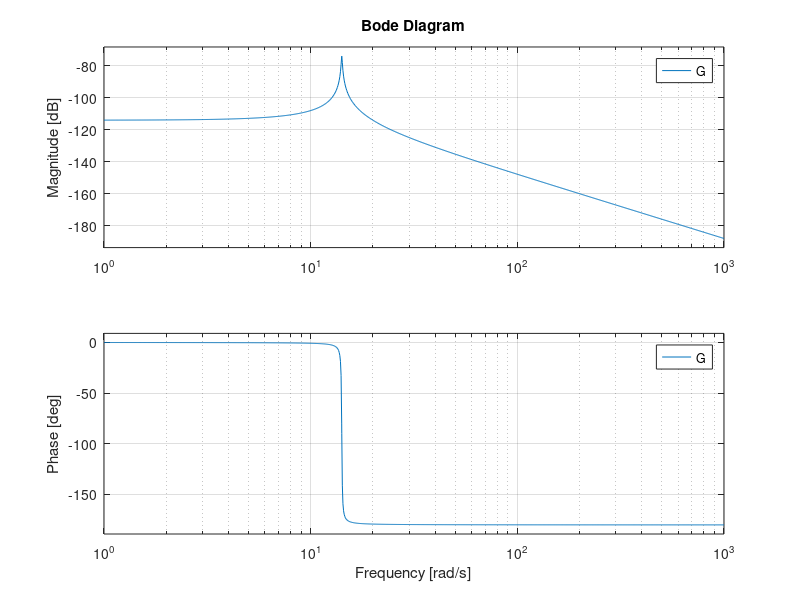
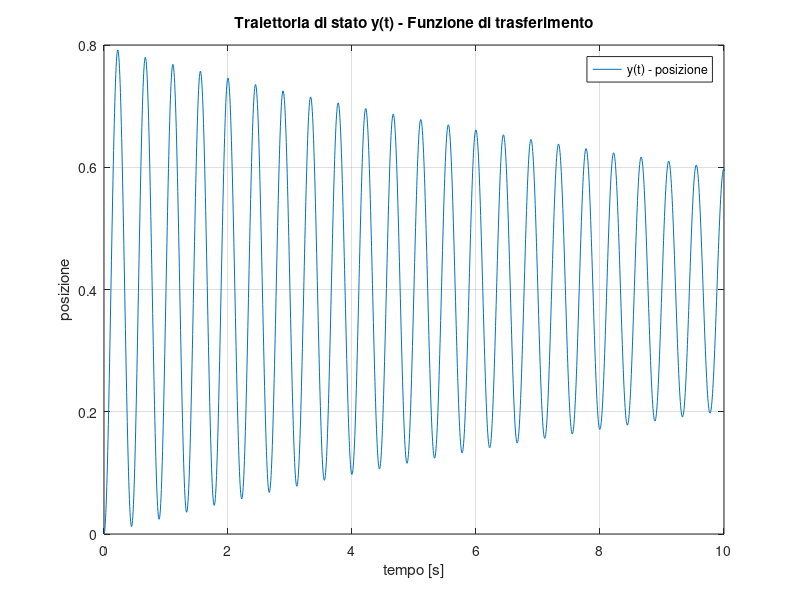
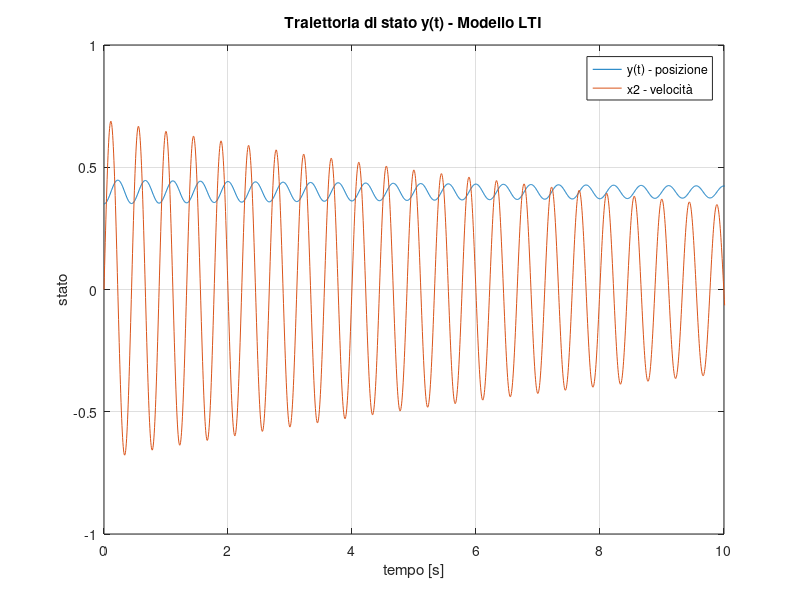
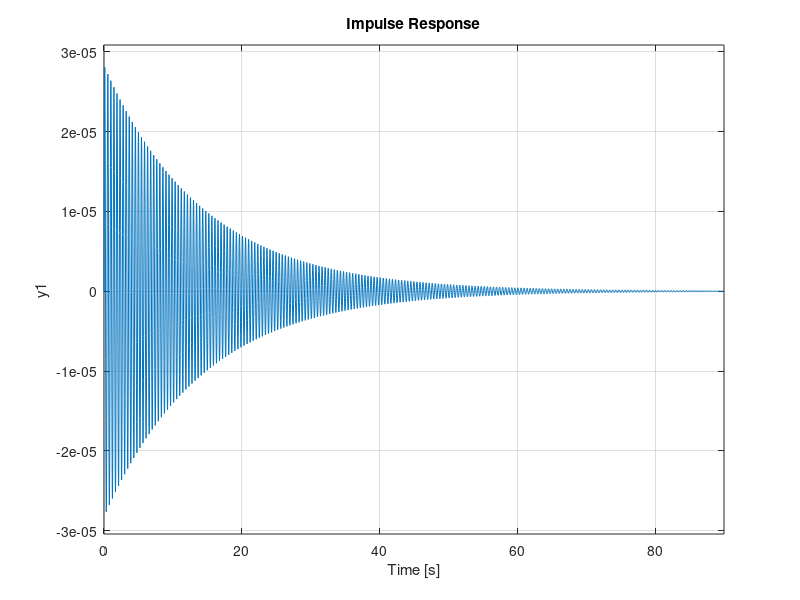

Write the MATLAB code that produced these figures, in order. (Note: this script raises an error after producing the figures.)
clear all; close all; clc;

s = tf('s'); %%variabile della funzione di trasferimento
tt = 0:0.005:15; % tempo, da 0 a 15 secondi con passo 0.01

%%%%%%%%%%%%%%%%%%%%%%%%%%%%%%%
%%% Inserimento valori
m = 2500;       %% mass
b = 350;        %% smorzamento
k = 5*10^5;     %% cost. elastica lineare
ze = 0.35;      %% stato iniziale z

beta = 0.1;     %% coeff. di non lienarità elastica
n = 3;          %% coeff. di non lienarità elastica

% condizioni iniziali
pos_init = ze; % [m]
vel_init = 0; % [m/s]
x0 = [pos_init; vel_init];

%%uu(1:length(tt),1) = 500; ingresso di test con valore costante
uu(1:length(tt),1) = 9.81*m+k*ze; %%u(t) del sistema, ingresso
%%%%%%%%%%%%%%%%%%%%%%%%%%%%%%%

%% parte 1

%%%%%%%%%%%%%%%%%%%%%%%%%%%%%%%
%%% Fdt
G = 1/(m*s^2+s*b+k);
G_fatt = zpk(G) %%zero pole gain model -> forma fattorizzata del primo tipo, p->1/m = 0.0004

%%% plot diagramma di Bode
figure(1);
title('Funzione di trasferimento - diagramma di bode')
bode(G);
%%%%%%%%%%%%%%%%%%%%%%%%%%%%%%%


%% uscita fdt ad ingresso uu
%%%%%%%%%%%%%%%%%%%%%%%%%%%%%%%
% modello funzione di trasferimento
[YY, TT] = lsim(G,uu, tt);

%stampa della fuznione di trasferimento
figure(2);
hold on; grid on; zoom on; box on;
plot(TT,YY)
%%plot(TT, uu); //stampa ingresso
title('Traiettoria di stato y(t) - Funzione di trasferimento')
xlim([0, 10])
xlabel('tempo [s]')
ylabel('posizione')
legend('y(t) - posizione')
%%%%%%%%%%%%%%%%%%%%%%%%%%%%%%%

%%%%%%%%%%%%%%%%%%%%%%%%%%%%%%%
%%% modello LTI

% matrici del sistema
A = [0, 1; -k/m, -b/m];
B = [0; 1/m];
C = [1, 0];
D = 0;

% state-space model e soluzione dell'equazione
modello = ss(A, B, C, D);

[YY2, TT, XX] = lsim(modello, uu, tt, x0); %%simulazione modello dinamico

% stampa stato del sistema LTI
figure(3);
hold on; box on; zoom on; grid on;
plot(TT, XX);
%%plot(TT, uu); //stampa ingresso
title('Traiettoria di stato y(t) - Modello LTI')
xlim([0, 10]);
xlabel('tempo [s]')
ylabel('stato')
legend('y(t) - posizione', 'x2 - velocità');

% Dai risultati ottenuti è possibile osservare come nel momento in cui
% l'oggetto comincia a risalire, la velocità passa da valore negativo a
% valore positivo.

% risposta impulsiva fdt
figure(4);
title('Risposta impulsiva fdt')
impulse(G);

% risposta al gradino
figure(5);
title('Risposta al gradino fdt')
step(G);
%%%%%%%%%%%%%%%%%%%%%%%%%%%%%%%

%% test
%controllo fdt
Gcontrol = tf(modello) %%ritorna la funzione di trasferimento dal modello, utile per confronto con la tf calcolata
Id = eye(2);

% stampa confronto uscite tra fdt e modello LTI
figure(6);
hold on; box on; zoom on; grid on;
plot(TT,YY, 'r') %%fdt
plot(TT,YY2, 'g') %%LTI
title('Confronto modello LTI e fdt')
legend('y(t) fdt', 'y(t) - LTI');
%%note:
%sovrapposizione perfetta per: x0 = (0,0)
% con x0 != 0 la funzione LTI ha un comportamento diverso perché considera
% l'origine del sistema


%%%%%%%%%%%%%%%%%%%%%%% PUNTO 3 %%%%%%%%%%%%%%%%%%%%%%%

%solo per visualizzione, pulsazione minima e massima
omega_plot_min = 1e-3;
omega_plot_max = 1e6;

%% Calcolo coppia di equilibrio
x_1e = ze;

x_2e = 0;
u_e  = 9.81*m+k*x_1e;
x_e  = [x_1e;x_2e];


%% Linearizzazione e calcolo FdT
% matrici del sistema
A = [0, 1; -k/m, -b/m];
B = [0; 1/m];
C = [1, 0];
D = 0;

s  = tf('s');
GG = C*inv(s*eye(2) - A)*B + D

%% Specifiche

% errore a regime
WW = 1;
DD = 1;
e_star = 0.02;

% attenuazione disturbo sull'uscita
A_d = 30;
omega_d_min = omega_plot_min;
omega_d_MAX = 0.05;

% attenuazione disturbo di misura
A_n = 75;
omega_n_min = 8e4;
omega_n_MAX = 8e6;

% Sovraelongazione massima e tempo d'assestamento al 5%
S_star = 5;
epsilon = 5;
T_star = 0.01;

% Margine di fase
Mf_esp = 30;

%%%%%%%%%%%%%%%%%%%%%%%%%%%%%%%%%%%%%%%%%
%%% progettare REGOLATORE STATICO RR_s

mu_s_error = (WW + DD)/e_star
% calcolo del guadagno voluto per avere errore e_star

mu_s_RR_s = mu_s_error/abs(evalfr(GG,j*0));
% calcolo guadagno del regolatore statico come rapporto tra guadagno voluto e guadagno di GG a 0

mu_s_d = 10^(A_d/20)/abs(evalfr(GG,j*omega_d_MAX));
% calcolo guadagno del regolatore statico all'infinito (alla pulsazione massima per errore d)

RR_s = max(mu_s_RR_s, mu_s_d);
%%%%%%%%%%%%%%%%%%%%%%%%%%%%%%%%%%%%%%%%

% Sistema esteso
GG_e = RR_s*GG

%%%%%%%%%%%%%%%%%%%%%%%%%%%%%%%%%%%%%%%%%%%%
%%% Mappare specifiche sul diagramma di Bode

figure(7);
hold on;

%%%%%%%%%%%
%%% mappare attenuazione disturbo uscita (in diagramma di ampiezza)

% coordinate orizzontali
patch_d_x = [omega_d_min; omega_d_MAX; omega_d_MAX; omega_d_min];

% coordinate verticali
patch_d_y = [A_d; A_d; -200; -200];

patch(patch_d_x, patch_d_y,'r','FaceAlpha',0.2,'EdgeAlpha',0);
%%%%%%%%%%%
%%
%%%%%%%%%%%
%%% mappare attenuazione disturbo di misura (in diagramma di ampiezza)

% coordinate orizzontali
patch_n_x = [omega_n_min; omega_n_MAX; omega_n_MAX; omega_n_min];

% coordinate verticali
patch_n_y = [-A_n; -A_n; 200; 200];

patch(patch_n_x, patch_n_y,'g','FaceAlpha',0.2,'EdgeAlpha',0);
%%%%%%%%%%%

%%%%%%%%%%%
%%% mappare tempo di assestamento (in diagramma di ampiezza)

% calcolo di xi_star a partire dalla sovraelongazione percentuale
xi_star = abs(log(S_star/100))/sqrt(pi^2 + log(S_star/100)^2);

% calcolo margine di fase
M_f_S = 100*xi_star;

%trovare il margine di fase maggiore per soddisfare sia quello della specifica sia quello trovato dalla sovraelongazione
M_f = max(M_f_S,Mf_esp);

% pulsazione minima per garanitre tempo di assestamento
omega_c_min = 460/(M_f*T_star);

% coordinate orizzontali
patch_omega_c_x = [omega_plot_min; omega_c_min; omega_c_min; omega_plot_min];

% coordinate verticali
patch_omega_c_y = [0; 0; -200; -200];

patch(patch_omega_c_x, patch_omega_c_y,'b','FaceAlpha',0.2,'EdgeAlpha',0);
%%%%%%%%%%%

Legend_mag = ["A_d"; "A_n"; "\omega_{c,min}"; "G(j\omega)"];
legend(Legend_mag);

%Plot Bode con margini di stabilità
margin(GG_e,{omega_plot_min,omega_plot_max});

grid on; zoom on;

%%%%%%%%%%%
%%% mappare margine di fase (in diagramma di fase)

% creiamo pulsazione massima
omega_c_max = omega_n_min;

% coordinate orizzontali
patch_M_f_x = [omega_c_min; omega_c_max; omega_c_max; omega_c_min];

% coordinate verticali
patch_M_f_y = [M_f-180; M_f-180; -270; -270];

patch(patch_M_f_x, patch_M_f_y,'g','FaceAlpha',0.2,'EdgeAlpha',0);

Legend_arg = ["G(j\omega)"; "M_f"]; % Legenda colori
legend(Legend_arg);
%%%%%%%%%%%%%%%%%%%%%%%%%%%%%%%%%%%%%%%%%%%%

%return;

%%%%%%%%%%%%%%%%%%%%%%%%%%%%%%%%%%
%%% Design del REGOLATORE DINAMICO RR_d

% ci troviamo in uno scenario B che risolviamo tramite una rete anticipatrice

%determinare una pulsazione che si vuole prendere nella zona in cui si rispetta il vincolo di M_f
omega_c_star = 900;

%calcoliamo M_star e phi_star
M_omega_c_star = abs(evalfr(GG_e,j*omega_c_star));
arg_omega_c_star = rad2deg(angle(evalfr(GG_e,j*omega_c_star)));

M_star = 1/M_omega_c_star;
phi_star = M_f + 5 - 180 - arg_omega_c_star; % prendendo un piccolo margine in più di +5

% FORMULE DI INVERSIONE (calcoliamo tau e alpha_tau)
tau = (M_star - cosd(phi_star))/(omega_c_star*sind(phi_star));
alpha_tau = (cosd(phi_star) - 1/M_star)/(omega_c_star*sind(phi_star));

if(min(tau, alpha_tau) < 0)
    fprintf('Valori negativi. non corretto!\n');
    return;
end

RR_d = (1+tau*s)/(1+alpha_tau*s);

% regolatore in cui inseriamo un polo in alta frequenza (prima di omega_n_min)
% in questo caso il polo è stato scelto a 15000 (<80000)
R_high_frequency = 1/(1 + s/15000);

% il polo inserito influenza leggermente la fase

%%%%%%%%%%%%%%%%%%%%%%%%%%%%%%%%%%

RR = RR_d*RR_s*R_high_frequency;

%RR = RR_d*RR_s;

LL = RR*GG; % funzione di anello

figure(8);
hold on;

%%%%%%%%%%%%%%%%%%%%%%%%%%%%%%%%%%%%%%%%%%%%%%%%%%%%%%%%%%%%%%%%%%%%%
%%% verificare che la funzione d'anello LL non violi le zone proibite

patch(patch_d_x, patch_d_y,'r','FaceAlpha',0.2,'EdgeAlpha',0);

patch(patch_n_x, patch_n_y,'g','FaceAlpha',0.2,'EdgeAlpha',0);

patch(patch_omega_c_x, patch_omega_c_y,'b','FaceAlpha',0.2,'EdgeAlpha',0);

legend(Legend_mag);
margin(LL,{omega_plot_min,omega_plot_max}); % Plot Bode con margini di stabilità
grid on; zoom on;

% margine di fase
patch(patch_M_f_x, patch_M_f_y,'g','FaceAlpha',0.2,'EdgeAlpha',0);

legend(Legend_arg);
%%%%%%%%%%%%%%%%%%%%%%%%%%%%%%%%%%%%%%%%%%%%%%%%%%%%%%%%%%%%%%%%%%%%%

%%%%%%%%%%%%%%%%%%%%%%%%%%%%%%%%%%%%%%%%%%%%%%%%%%%%%%%%%%%%%%
%%% Mostrare che la risposta al gradino rispetti le specifiche

T_simulation = 2*T_star; %(+1000 per vedere errore a regime)
FF = LL/(1+LL);

%FF_s = GG_e/(1+GG_e);

%risposta a gradino di tutto il sistema retroazionato
[y_step, t_step] = step(WW*FF, T_simulation);

figure(9);
hold on;
plot(t_step, y_step);

%figure(4);
%hold on;
%step(WW*FF_s, T_simulation);
% 
LV = evalfr(WW*FF, 0);

%{}%

%%%%%%%%%%%%%%%%%%%%%%%%%%%%%%%%%%
%sovraelongazione
patch_s_x = [0; T_simulation; T_simulation; 0];
patch_s_y = [LV*(1+S_star/100); LV*(1+S_star/100); 2*LV; 2*LV];

patch(patch_s_x,patch_s_y,'r','FaceAlpha',0.3,'EdgeAlpha',0.5);
%%%%%%%%%%%%%%%%%%%%%%%%%%%%%%%%%%

%%%%%%%%%%%%%%%%%%%%%%%%%%%%%%%%%%
%tempo di assestamento
patch_T_x = [T_star; T_simulation; T_simulation; T_star];
patch_T_y = [LV*(1+epsilon/100); LV*(1+epsilon/100); 2*LV; 2*LV];
patch(patch_T_x,patch_T_y,'g','FaceAlpha',0.1,'EdgeAlpha',0.1);
%%%%%%%%%%%%%%%%%%%%%%%%%%%%%%%%%%

%%%%%%%%%%%%%%%%%%%%%%%%%%%%%%%%%%
%vieta valori più piccoli dell'1% rispetto al valore asintotico
patch_T_y_down = [LV*(1-epsilon/100); LV*(1-epsilon/100); 0; 0];

patch(patch_T_x,patch_T_y_down,'g','FaceAlpha',0.1,'EdgeAlpha',0.1);
%%%%%%%%%%%%%%%%%%%%%%%%%%%%%%%%%%
Legend_step = ["Risposta al gradino"; "Vincolo sovraelongazione"; "Vincolo tempo di assestamento"];
legend(Legend_step);
%%%%%%%%%%%%%%%%%%%%%%%%%%%%%%%%%%%%%%%%%%%%%%%%%%%%%%%%%%%%%%

%%
%%%%%%%%%%%%%%%%%%%%%%%%%%%%%%%%%%%%%% PUNTO 4 %%%%%%%%%%%%%%%%%%%%%%%%%%%%%%%%%%%%%%
%%% Test sul sistema linearizzato con w, d e n dati da testo

WW = 1;
DD = 0;
NN = 0;

SS = 1/(1+LL);

figure(10)
bode(SS);
title("fdt SS");

figure(11);
bode(FF);
title("fdt FF")

tt = 0:1e-8:0.01;    % tempo, da 0 a 15 secondi con passo 0.01

for k=1:1:4
    DD = DD + sin(0.01*k*tt);
    NN = NN + 0.2*sin((8*1e4)*k*tt);
end

[y_step, t_step] = step(WW*LL/(1+LL), tt);
y_d = lsim(SS,DD,tt);
y_n = lsim(FF,NN,tt);

YY = y_step+y_d+y_n;

figure(12)
title("y_n");
hold on;
plot(tt,y_n,'r');
plot(tt,NN,'g');

figure(13)
title("y_d");
hold on;
plot(tt,y_d,'r');
plot(tt,DD,'g');

figure(14)
title("YY");
plot(tt,YY);